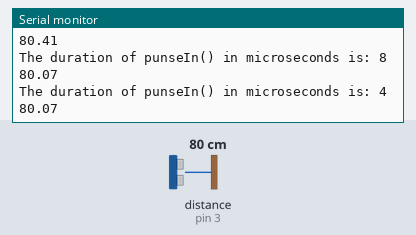
A sketch run on a simulated Arduino Uno, built with avr-gcc and run on an emulated ATmega328P. Parts: the last lines printed to the serial monitor. Wiring (inferred from the names in the program): ultrasonic range finder: trigger pin 4; echo pin 3. The test bench sets the inputs (shaded band); at power-on: distance to the obstacle (sensor on pin 3) 80 cm. The echo pulse lasts 58.3 µs per cm.

Above: at 1.2 s.
1.3 s: distance to the obstacle (sensor on pin 3) set to 2 cm
At 1.31 s:
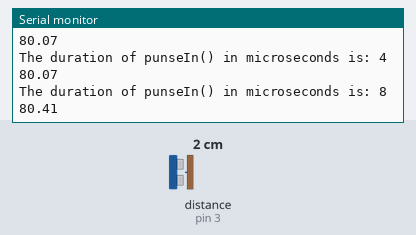
2.8 s: distance to the obstacle (sensor on pin 3) set to 4 cm
At 2.81 s:
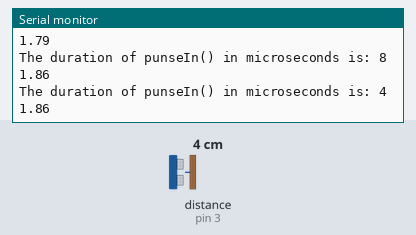
Timing chart, 0 to 5.8 s (numbered marks = the images above; inputs shaded):
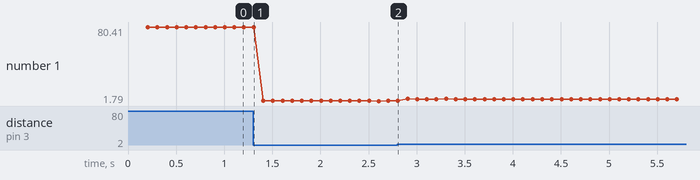

Measured:
- plotted number 1: 80.07 → 1.86 after the input at 1.3 s, 1.86 → 3.72 after the input at 2.8 s

The sketch:

02-UltrasonicSensorAndInterrupts.ino
```cpp
/**
 * Using pulseIn() will take more or less time to measure the distance of
 * an object from the sensor (more distance -> more time), blocking the program.
 * That behaviour is not acceptable when we have to handle more
 * ultrasonic sensors in one architecture.
 *
 * To avoid that we can use interrupts: using iterrupts we can simulate the job done by pulseIn().
 */

#define ECHO_PIN 3
#define TRIGGER_PIN 4

unsigned long last_time_trigget = millis();  // trig the ultrasonic sensor time
unsigned long ultrasonic_delay = 100; // [ms] - listening time

volatile unsigned long pulsein_time_begin;
volatile unsigned long pulsein_time_end;
volatile bool new_distance_available_flag = false;

void setup() {
  // serial monitor
  Serial.begin(115200);
  pinMode(ECHO_PIN, INPUT);
  pinMode(TRIGGER_PIN, OUTPUT);

  // set-up interrupt
  attachInterrupt(digitalPinToInterrupt(ECHO_PIN),
                  echo_pin_interrupt,
                  CHANGE);  // this mode detects the change of signal status from low to hight and viceversa

}

void loop() {
  unsigned long curr_time = millis();

  if (curr_time - last_time_trigget > ultrasonic_delay) {
    last_time_trigget += ultrasonic_delay;
    // trigger the ultrasonic sensor
    trig_ultranosic_sensor();

    // read pulse on echo pin
    if (new_distance_available_flag) {
      new_distance_available_flag = false;

      double distance = get_distance();
      Serial.println(distance);
    }
  }
}

/**
 * The function changes the sensor's status to HIGH for 10µs.
 */
void trig_ultranosic_sensor() {
  // reset status of sensor (just as a precaution)
  digitalWrite(TRIGGER_PIN, LOW);
  delayMicroseconds(2);

  // emit the pulse
  digitalWrite(TRIGGER_PIN, HIGH);
  delayMicroseconds(10);
  digitalWrite(TRIGGER_PIN, LOW);
}

/**
 * The function reads from ECHO pin to get data from the sensor and convert
 * it into a readable distance.
 *
 * Returns the distance in cm.
 */
double get_distance() {
  unsigned long pulsein_start = micros();
  // unsigned long duration = pulseIn(ECHO_PIN, HIGH);  // using HIGH MODE - the function return the duration in µs.
  unsigned long duration = pulsein_time_end - pulsein_time_begin; // NOTE: now the duration is always (with different distances)!
  unsigned long pulsein_end = micros();
  Serial.println("The duration of punseIn() in microseconds is: " + String(pulsein_end - pulsein_start));

  // distance = duration * speed (sound in air in this case - 340m/s --> 0.034 cm/µs)
  // duration * (0.034 / 2) (the wawe run across two time - forward and backward)
  // the line above can be replaces with constant 58 or 148!
  double distance = double(duration) / 58.0;  // [cm] - (148.0: inches)
  return distance;
}

/**
 * This function will call every time we have a signal change on ECHO PIN
 * (interrupt setted on CHANGE mode).
 *
 * The function allows us to measure the time instance when the signal on ECHO PIN
 * is rising or falling.
 */
void echo_pin_interrupt() {
  if (digitalRead(ECHO_PIN) == HIGH) {
    // rising signal (low to high)
    pulsein_time_begin = micros();
  } else {
    // falling signal (high to low)
    pulsein_time_end = micros();
    new_distance_available_flag = true;
  }
}
```
